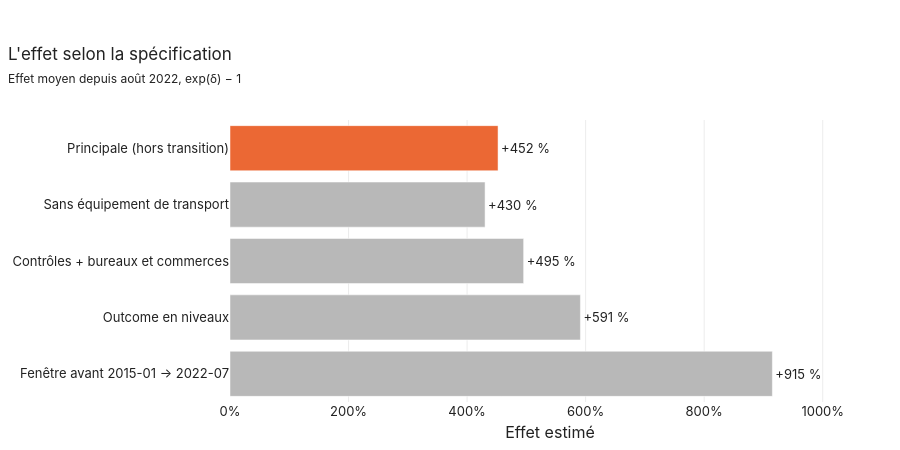

Notebook source saved alongside this figure:
### Markdown cell above
## 6. Robustesse

### Code cell
plot_specs(did.robustness(PANEL), 'spécification', 'effet', 'Principale (hors transition)',
           title="L'effet selon la spécification", subtitle='Effet moyen depuis août 2022, exp(δ) − 1',
           xtitle='Effet estimé')

### Figure 1 — Plotly figure (JSON) as saved in the notebook; plotly's stock layout.template omitted (floating-point values rounded to 4 significant figures)
{"data": [{"hovertemplate": "%{y} : %{x:.0%}<extra></extra>", "marker": {"color": ["#eb6834", "#b8b8b8", "#b8b8b8", "#b8b8b8", "#b8b8b8"]}, "orientation": "h", "text": ["+452 %", "+430 %", "+495 %", "+591 %", "+915 %"], "textposition": "outside", "type": "bar", "x": [4.522, 4.303, 4.954, 5.912, 9.15], "y": ["Principale (hors transition)", "Sans équipement de transport", "Contrôles + bureaux et commerces", "Outcome en niveaux", "Fenêtre avant 2015-01 → 2022-07"]}], "layout": {"height": 450, "hovermode": "closest", "title": {"subtitle": {"text": "Effet moyen depuis août 2022, exp(δ) − 1"}, "text": "L'effet selon la spécification"}, "xaxis": {"range": [0, 10.8], "showgrid": true, "tickformat": ".0%", "tickmode": "auto", "title": {"text": "Effet estimé"}}, "yaxis": {"autorange": "reversed", "showgrid": false, "title": {}}}}
